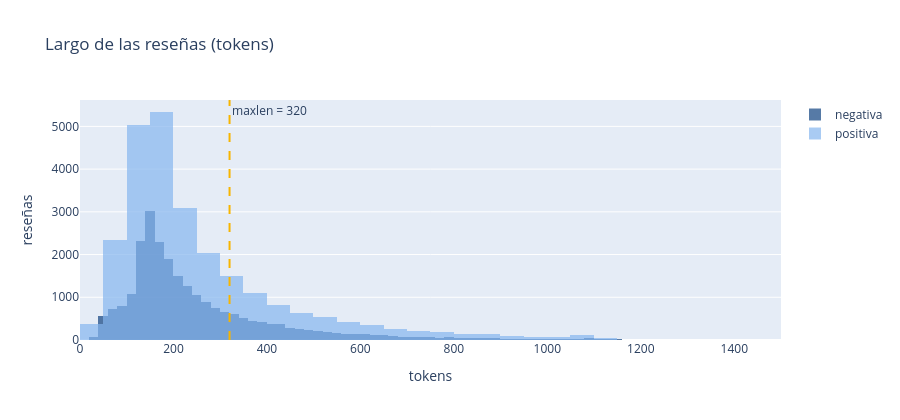

Notebook source saved alongside this figure:
### Markdown cell above
Las redes procesan lotes de secuencias, así que se fija un **largo máximo** (`maxlen`): las reseñas más largas se truncan. Un `maxlen` pequeño descarta parte del texto; uno grande hace cada época más lenta, sobre todo en el Transformer, cuyo costo de atención crece con el **cuadrado** del largo.

Se muestran la distribución del largo por sentimiento y, para varios `maxlen`, el porcentaje de reseñas truncadas y de tokens conservados. Se fija `maxlen = 320`, que conserva cerca del **80 % de los tokens** del dataset. Se trunca conservando el **inicio** de la reseña; si el inicio o el final contienen más señal se mide con la regla léxica, junto con las líneas base.

### Code cell
# ============================================================
# Largo de las reseñas por sentimiento
# ============================================================
fig = go.Figure([go.Histogram(x=imdb.loc[imdb["y"] == c, "largo"], name=SENTIMIENTOS[c], nbinsx=120, opacity=0.7,
                              marker_color=COLORES[2 * c]) for c in [0, 1]])
fig.add_vline(x=320, line_dash="dash", line_color=AMARILLO, annotation_text="maxlen = 320")
fig.update_layout(title="Largo de las reseñas (tokens)", barmode="overlay", xaxis_title="tokens",
                  yaxis_title="reseñas", xaxis_range=[0, 1500], height=420)
fig.show()

### Figure 1 — Plotly figure (JSON) as saved in the notebook; plotly's stock layout.template omitted (floating-point values rounded to 4 significant figures; data arrays with more than 128 entries replaced by an {"elided": "..."} marker saying what was removed)
{"data": [{"marker": {"color": "#104281"}, "name": "negativa", "nbinsx": 120, "opacity": 0.7, "x": {"elided": "24698 int values"}, "type": "histogram"}, {"marker": {"color": "#86B6EF"}, "name": "positiva", "nbinsx": 120, "opacity": 0.7, "x": {"elided": "24884 int values"}, "type": "histogram"}], "layout": {"shapes": [{"line": {"color": "#F7B500", "dash": "dash"}, "type": "line", "x0": 320, "x1": 320, "xref": "x", "y0": 0, "y1": 1, "yref": "y domain"}], "annotations": [{"showarrow": false, "text": "maxlen = 320", "x": 320, "xanchor": "left", "xref": "x", "y": 1, "yanchor": "top", "yref": "y domain"}], "xaxis": {"title": {"text": "tokens"}, "range": [0, 1500]}, "title": {"text": "Largo de las reseñas (tokens)"}, "barmode": "overlay", "yaxis": {"title": {"text": "reseñas"}}, "height": 420}}
